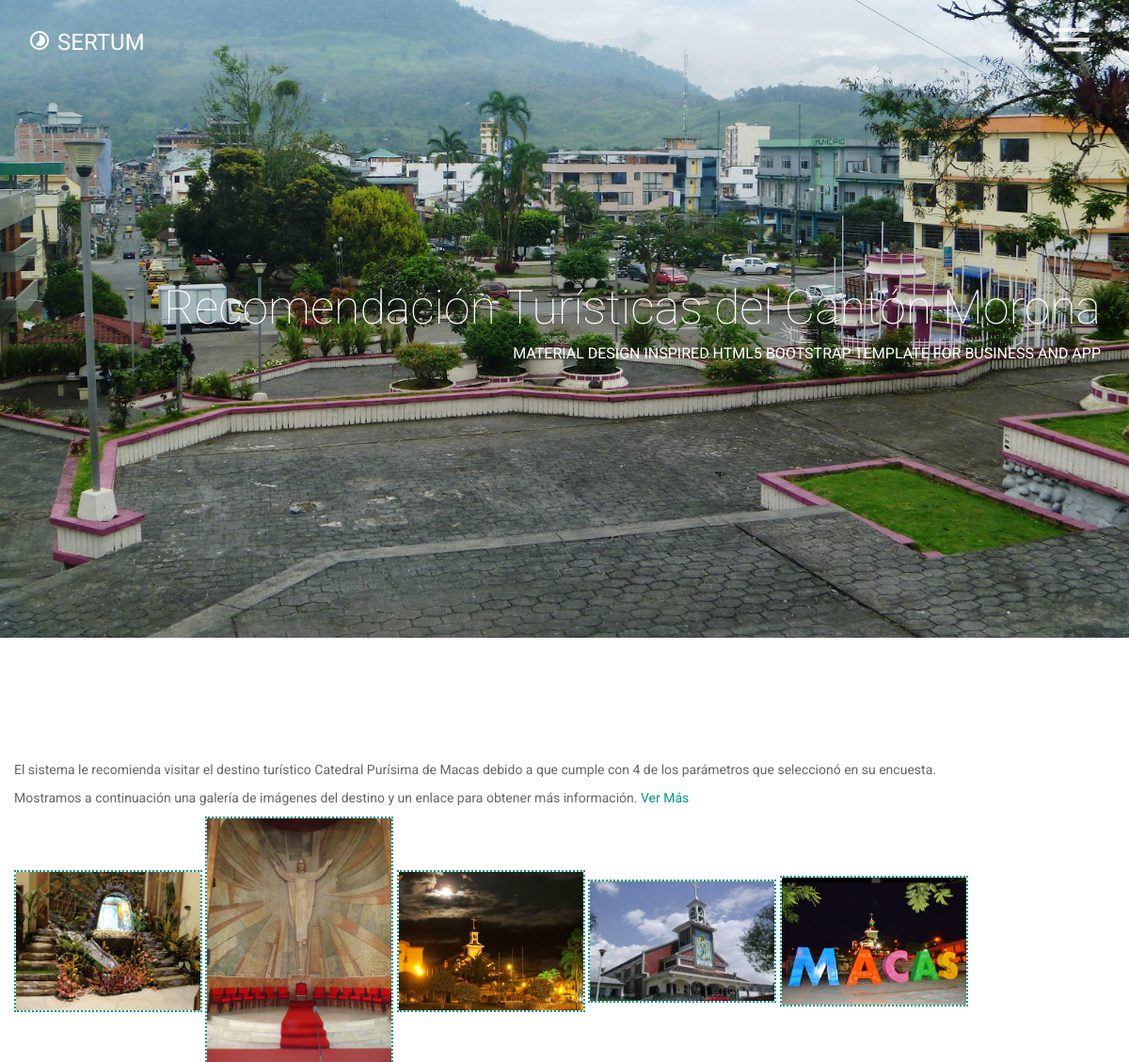
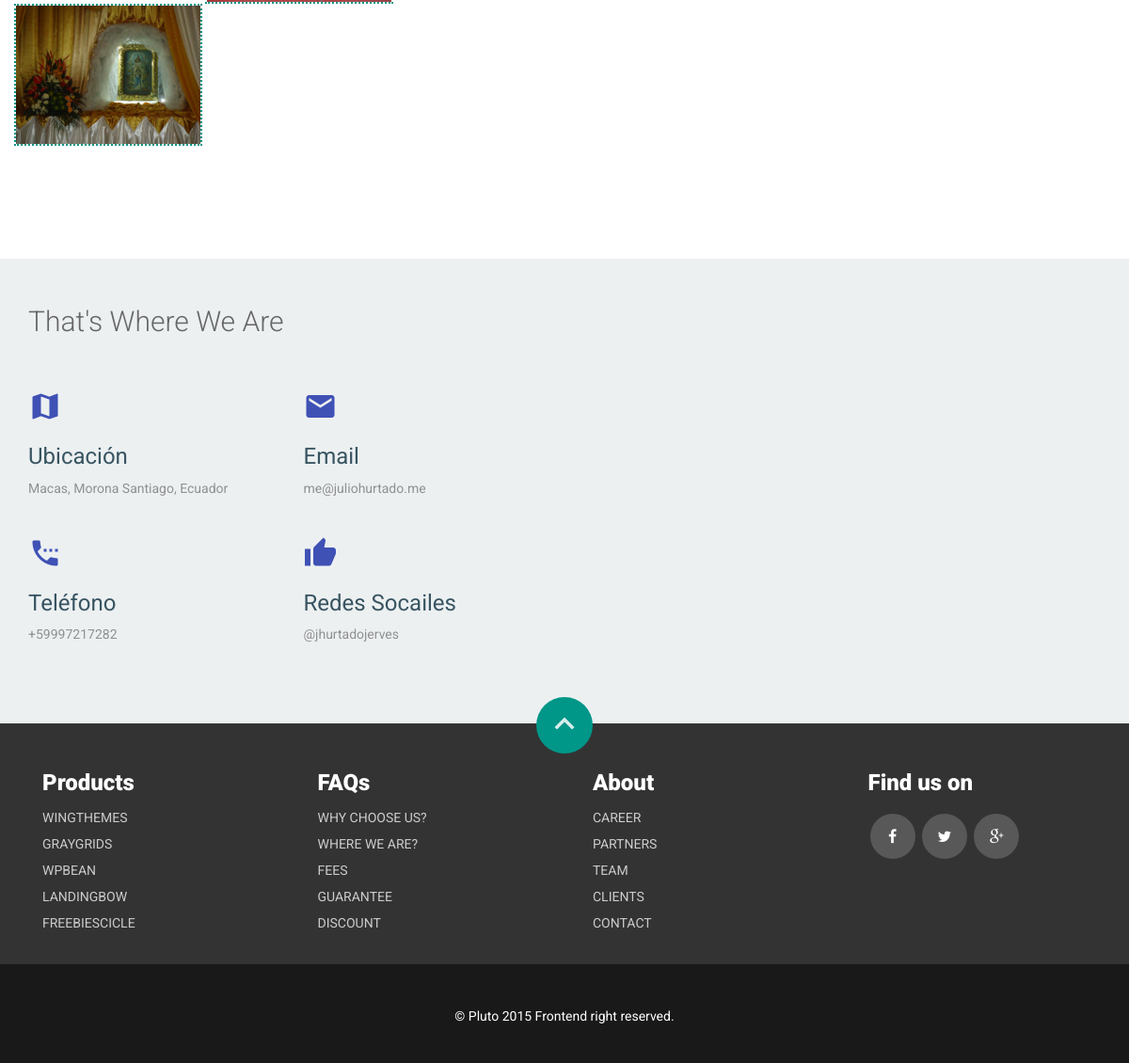
/encuesta/4/, run on the app's committed database (2 pictures, top to bottom).
### centro/models.py (models this page shows, shortened)
class Poll(models.Model):
    user = models.ForeignKey(User, null=True)
    center = models.ForeignKey(Center, null=True)
    value = models.PositiveIntegerField(null=True)
    date = models.DateTimeField(auto_now_add=True)

class Center(models.Model):
    name = models.TextField(blank=False)
    addres = map_fields.AddressField(max_length=200)
    aditional_information = models.TextField(blank=True, verbose_name='Place Description')
    geolocation = map_fields.GeoLocationField(max_length=100)
    slug = AutoSlugField(unique=True, populate_from='name', always_update=True)
    user = models.OneToOneField(User, unique=True, null=True)

class Picture(models.Model):
    picture = models.ImageField()
    center = models.ForeignKey(Center)

### centro/views.py (the view)
# urls.py: url(r'^encuesta/(?P<pk>[-\d ]+)/$', PollResult.as_view(), name='encuesta_resultado'),
class PollResult(DetailView):
    model = Poll
    template_name="poll_result.html"
    context_object_name = 'poll'
    def get_context_data(self, **kwargs):
        context = super(PollResult, self).get_context_data(**kwargs)
        context['request'] = self.request
        if self.request.user.is_authenticated():
            user = Usuario.objects.filter(user=self.request.user)
            center = Center.objects.filter(user=user)
            if center.exists():
                context['verification'] = False
                context['center_view'] = Center.objects.get(user=user)
            else:
                context['verification'] = True
        else:
            context['verification'] = True
        context['existe'] = True
        context['pictures'] = Picture.objects.filter(center__slug=self.get_object().center.slug)
        return context

### centro/templates/poll_result.html (shortened to what this page needs)
{% extends 'base.html' %}
{% block content %}
<div class="mui-container-fluid">
        <P>El sistema le recomienda visitar el destino turístico {{ poll.center.name }} debido a que cumple con {{ poll.value }} de los parámetros que seleccionó en su encuesta. </P>
    <p>Mostramos a continuación una galería de imágenes del destino y un enlace para obtener más información. <a href="/destino/ver/{{ poll.center.slug }}">Ver Más</a></p>
    <div id="links">
    {% for picture in pictures %}
            <a href="{% url 'ver_imagen' picture.picture %}">
                <img src="{% url 'ver_imagen' picture.picture %}" style="max-width: 200px; border-style:dotted;border-width:2px;">
            </a>
      {% endfor %}
</div>
</div>
{% endblock %}

### centro/static/css/main.css (style rules this page uses)
body { font-family: 'Roboto', sans-serif; color: #666; font-size: 14px; font-weight: 400; background: #fff; }

### data on the page
Poll: center.name "Catedral Purísima de Macas", value "4"
Picture: picture (picture)
Picture: picture (picture)
Picture: picture (picture)
Picture: picture (picture)
Picture: picture (picture)
Picture: picture (picture)
